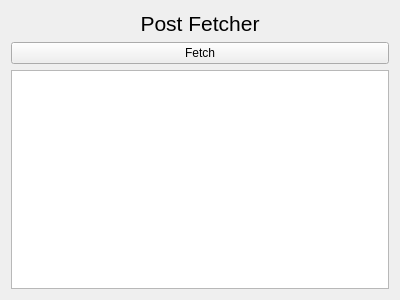
<?xml version="1.0" encoding="UTF-8"?>
<ui version="4.0">
 <class>Widget</class>
 <widget class="QWidget" name="Widget">
  <property name="geometry">
   <rect>
    <x>0</x>
    <y>0</y>
    <width>400</width>
    <height>300</height>
   </rect>
  </property>
  <property name="windowTitle">
   <string>Widget</string>
  </property>
  <layout class="QVBoxLayout" name="verticalLayout">
   <item>
    <widget class="QLabel" name="label">
     <property name="font">
      <font>
       <pointsize>16</pointsize>
      </font>
     </property>
     <property name="text">
      <string>Post Fetcher</string>
     </property>
     <property name="alignment">
      <set>Qt::AlignCenter</set>
     </property>
    </widget>
   </item>
   <item>
    <widget class="QPushButton" name="fetchButton">
     <property name="text">
      <string>Fetch</string>
     </property>
    </widget>
   </item>
   <item>
    <widget class="QListWidget" name="listWidget"/>
   </item>
  </layout>
 </widget>
 <layoutdefault spacing="6" margin="11"/>
 <resources/>
 <connections/>
</ui>
